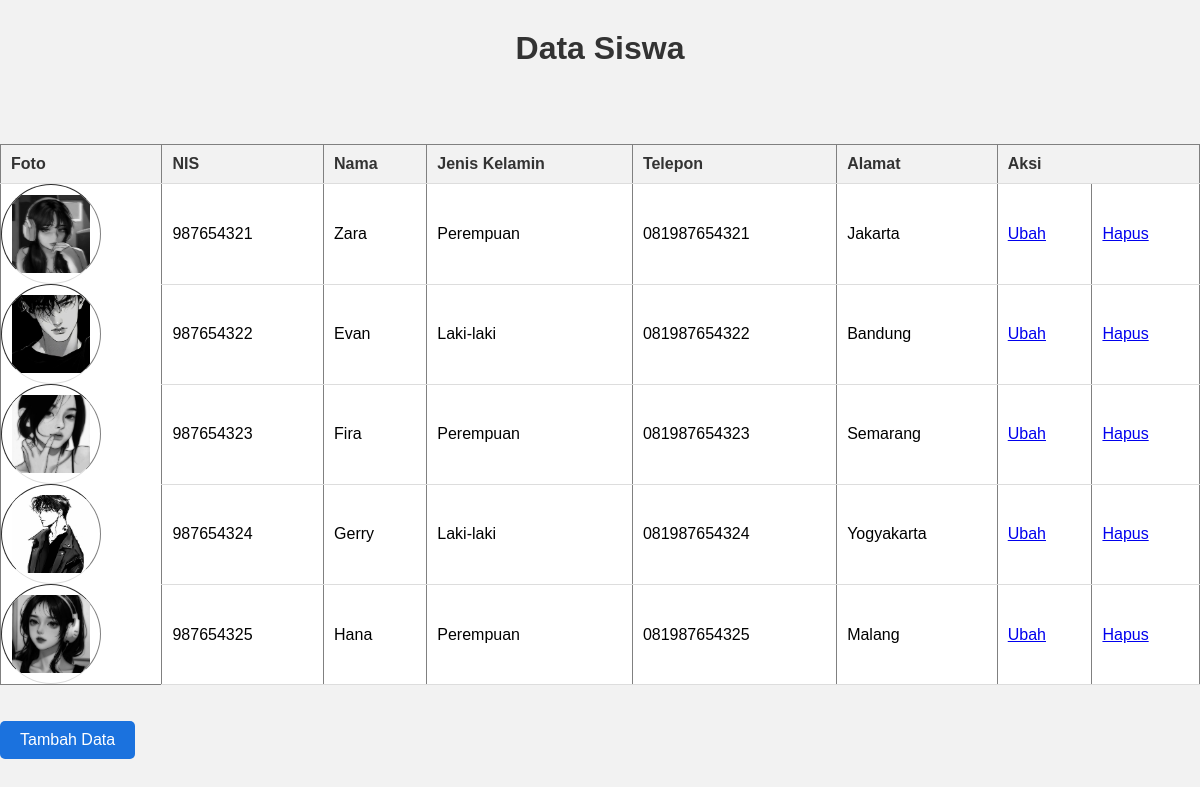
The page / on the database its author committed.
### tables this page shows
CREATE TABLE `siswa` (
  `id` int(11) NOT NULL,
  `nis` varchar(11) NOT NULL,
  `nama` varchar(50) NOT NULL,
  `jenis_kelamin` varchar(10) NOT NULL,
  `telp` varchar(15) NOT NULL,
  `alamat` text NOT NULL,
  `foto` varchar(200) NOT NULL
);

### index.php (the view, shortened to what this page needs)
<html>
<head>
</head>
<body>
  <h1>Data Siswa</h1><br><br>
  <table border="1" width="100%">
  <tr>
    <th>Foto</th>
    <th>NIS</th>
    <th>Nama</th>
    <th>Jenis Kelamin</th>
    <th>Telepon</th>
    <th>Alamat</th>
    <th colspan="2">Aksi</th>
  </tr>
  <?php
  include "koneksi.php";
  $sql = $pdo->prepare("SELECT * FROM siswa");
  $sql->execute();
  while($data = $sql->fetch()){
    echo "<tr>";
    echo "<td class=\"foto\"><img src='images/".$data['foto']."'></td>";
    echo "<td>".$data['nis']."</td>";
    echo "<td>".$data['nama']."</td>";
    echo "<td>".$data['jenis_kelamin']."</td>";
    echo "<td>".$data['telp']."</td>";
    echo "<td>".$data['alamat']."</td>";
    echo "<td><a href='form_ubah.php?id=".$data['id']."'>Ubah</a></td>";
    echo "<td><a href='proses_hapus.php?id=".$data['id']."'>Hapus</a></td>";
    echo "</tr>";
  }
  ?>
  </table><br><br>
  <a class="button" href="form_simpan.php">Tambah Data</a>
</body>
</html>

### index.php (style rules this page uses)
html { font-family: Arial; }
* { box-sizing: border-box; }
body { background-color: #f2f2f2; margin: 0; padding: 0; }
h1 { text-align: center; color: #333; margin-top: 30px; }
table { background-color: #fff; border-collapse: collapse; width: 100%; margin-top: 20px; }
th, td { padding: 10px; text-align: left; border-bottom: 1px solid #ddd; }
th { background-color: #f2f2f2; color: #333; }
.foto { display: flex; justify-content: center; align-items: center; width: 100px; height: 100px; overflow: hidden; border-radius: 50%; }
.foto img { width: 100%; height: 100%; object-fit: cover; }
.button { display: inline-block; padding: 10px 20px; background-color: #1b72de; color: #fff; text-decoration: none; border-radius: 5px; transition: background-color 0.3s ease; }

### rows shown on the page
siswa: foto (picture), nis "987654321", nama "Zara", jenis_kelamin "Perempuan", telp "081987654321", alamat "Jakarta"
siswa: foto (picture), nis "987654322", nama "Evan", jenis_kelamin "Laki-laki", telp "081987654322", alamat "Bandung"
siswa: foto (picture), nis "987654323", nama "Fira", jenis_kelamin "Perempuan", telp "081987654323", alamat "Semarang"
siswa: foto (picture), nis "987654324", nama "Gerry", jenis_kelamin "Laki-laki", telp "081987654324", alamat "Yogyakarta"
siswa: foto (picture), nis "987654325", nama "Hana", jenis_kelamin "Perempuan", telp "081987654325", alamat "Malang"
